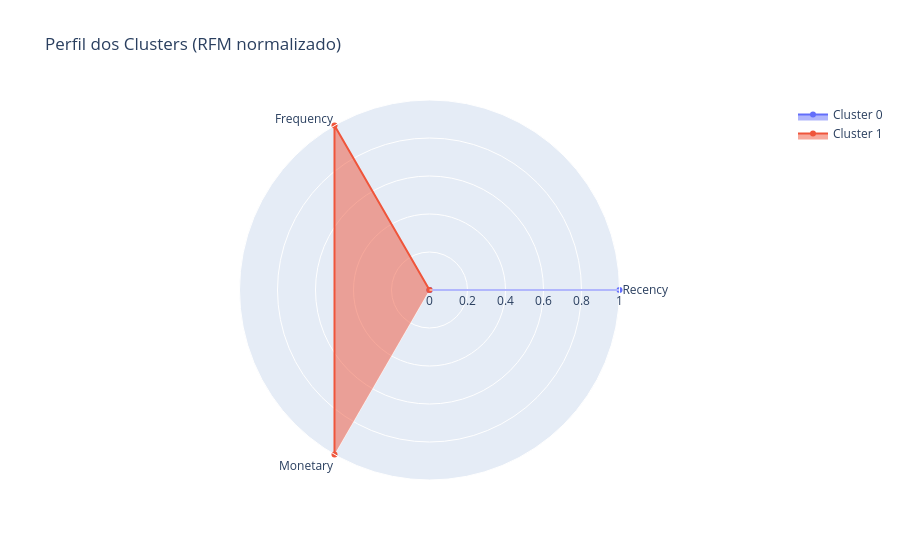

Here is the notebook cell this chart was saved with:
### Markdown cell above
## §9 (cont.) — Item 2: Radar Chart e Heatmap de características

O radar chart normaliza (0–1) as médias de Recency/Frequency/Monetary por cluster para comparar o "formato"
de cada segmento de uma só vez. O heatmap traz o mesmo perfil normalizado, mas anotado com os valores médios
originais — mais fácil de ler número a número.

### Code cell
cluster_means = rfm_model.groupby("Cluster")[FEATURES].mean()
norm = (cluster_means - cluster_means.min()) / (cluster_means.max() - cluster_means.min())

fig = go.Figure()
for cluster in norm.index:
    fig.add_trace(go.Scatterpolar(r=norm.loc[cluster].values, theta=FEATURES,
                                   fill="toself", name=f"Cluster {cluster}"))
fig.update_layout(polar=dict(radialaxis=dict(visible=True, range=[0, 1])),
                   title="Perfil dos Clusters (RFM normalizado)", showlegend=True)
fig.show()

### Figure 1 — Plotly figure (JSON) as saved in the notebook; plotly's stock layout.template omitted (floating-point values rounded to 4 significant figures)
{"data": [{"fill": "toself", "name": "Cluster 0", "r": [1.0, 0.0, 0.0], "theta": ["Recency", "Frequency", "Monetary"], "type": "scatterpolar"}, {"fill": "toself", "name": "Cluster 1", "r": [0.0, 1.0, 1.0], "theta": ["Recency", "Frequency", "Monetary"], "type": "scatterpolar"}], "layout": {"polar": {"radialaxis": {"range": [0, 1], "visible": true}}, "showlegend": true, "title": {"text": "Perfil dos Clusters (RFM normalizado)"}}}
